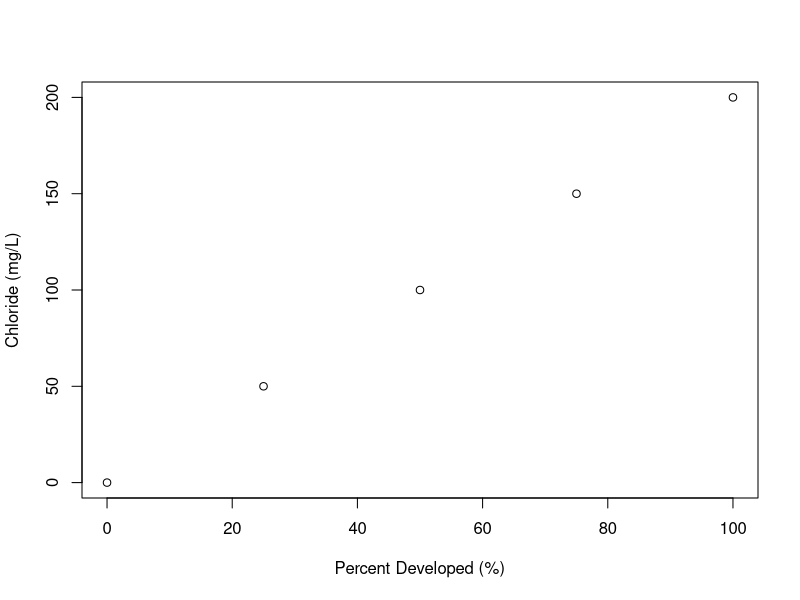

Recreate this plot in R.
## ---- chunk 1
knitr::opts_chunk$set(echo = TRUE)
## ---- chunk 2
x <- seq(from = 0, to = 100, by = 25)
y <- seq(from = 0, to = 200, by = 50)
plot(x, y, xlab = "Percent Developed (%)", ylab = "Chloride (mg/L)")
